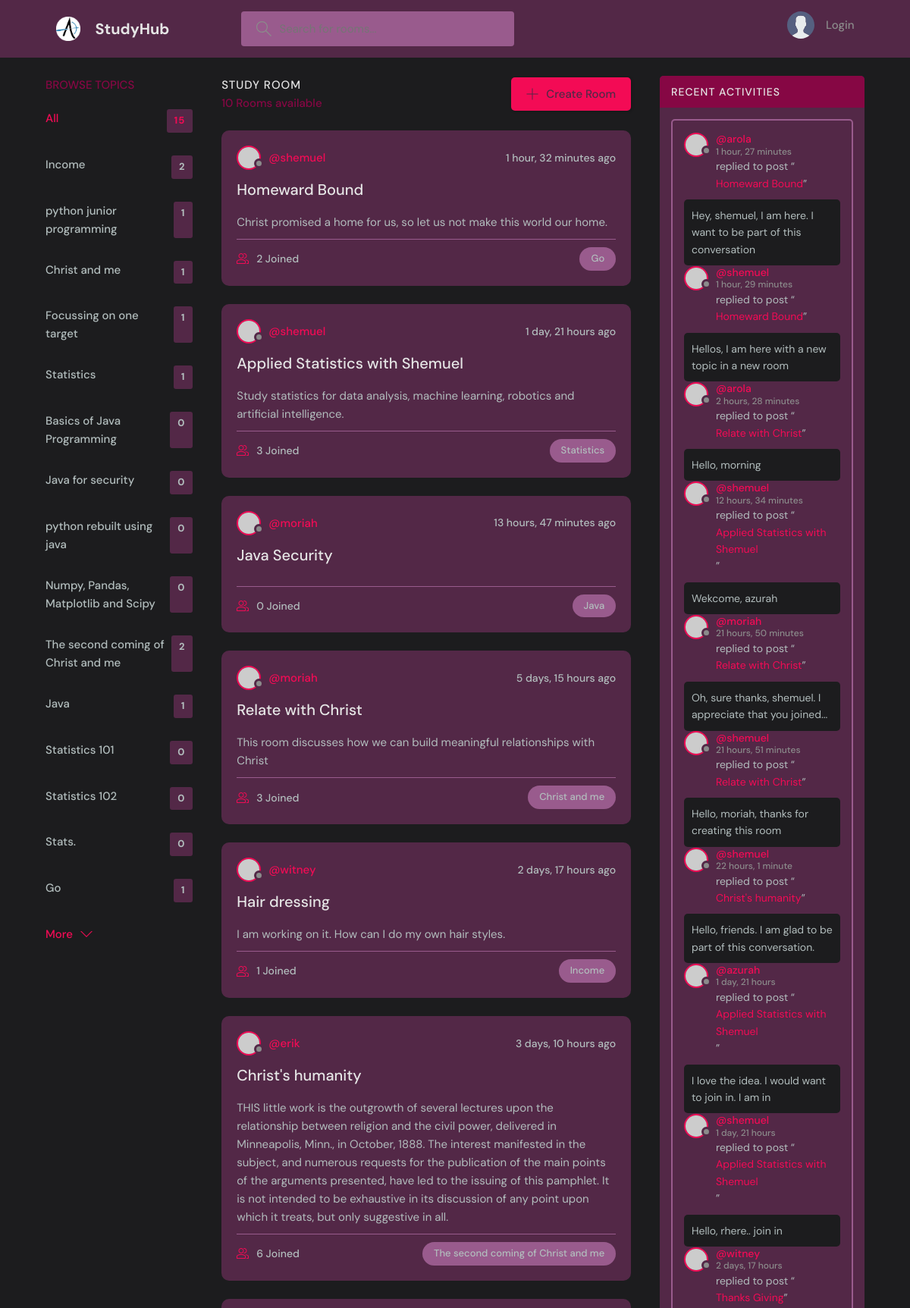
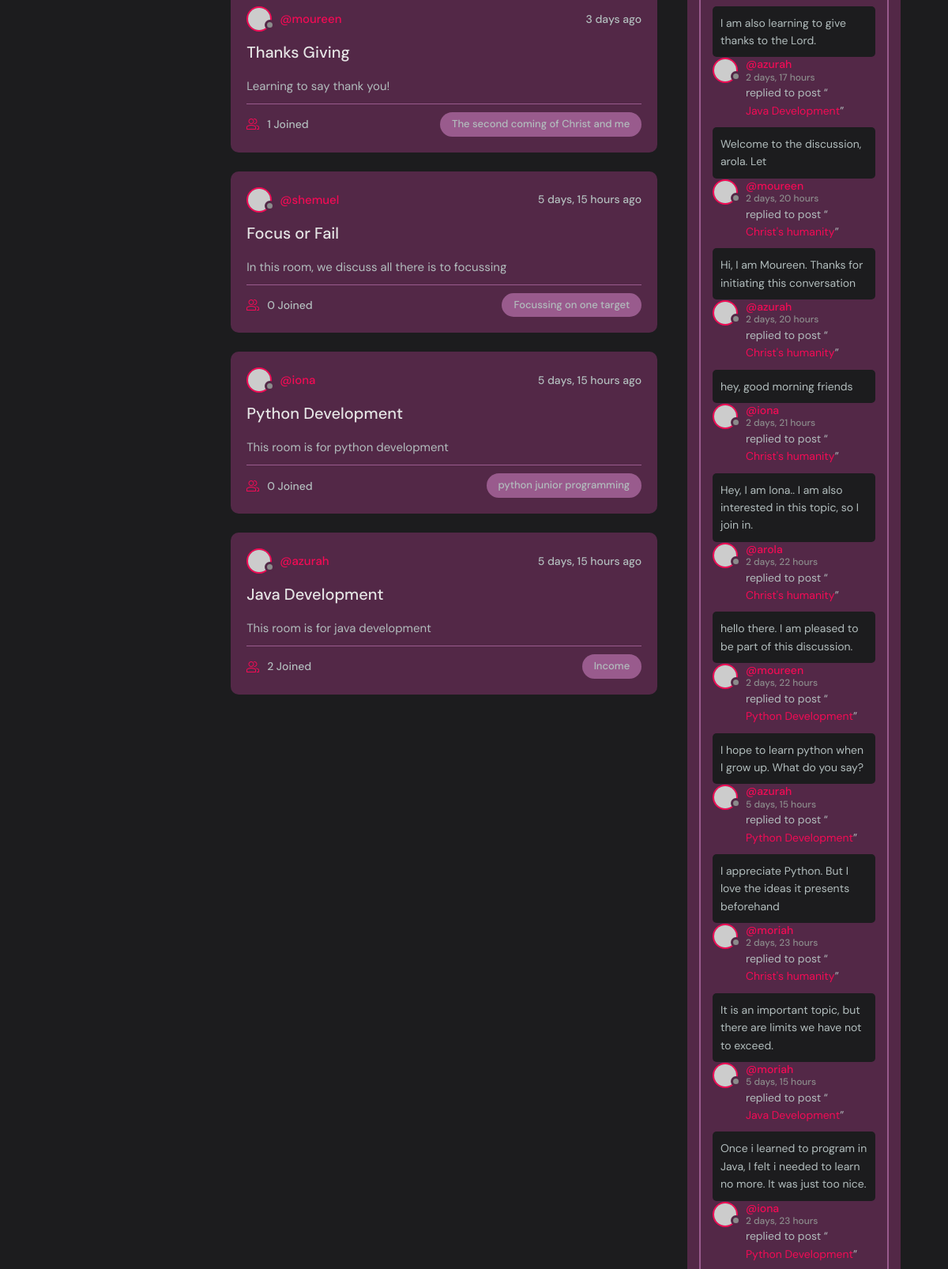
The page / (upper part) on the database its author committed (2 pictures, top to bottom).
### Rooms/models.py (models this page shows, shortened)
class Topic(models.Model):
    name=models.CharField(max_length=200)

class Room(models.Model):
    host = models.ForeignKey(User, on_delete= models.SET_NULL, null=True)
    topic = models.ForeignKey(Topic, on_delete= models.SET_NULL, null=True)
    description = models.TextField(null=True, blank=True) # description of the room
    name = models.CharField(max_length=200) # name of the room
    created = models.DateTimeField(auto_now_add=True) # created once
    updated= models.DateTimeField(auto_now=True) # changed
    participants = models.ManyToManyField(User, related_name='participants', blank=True)
    class Meta:
        ordering = ['-updated', '-created'] # ordered based on those fields
    def __str__(self):
        return str(self.name)

class Post(models.Model): # messages model
    author = models.ForeignKey(User, on_delete=models.CASCADE)
    room = models.ForeignKey(Room, on_delete=models.CASCADE)
    body = models.TextField()
    created_on= models.DateTimeField(auto_now_add=True) # date post created
    updated_on= models.DateTimeField(auto_now=True) # date last edited
    class Meta:
        ordering = ['-updated_on', '-created_on'] # ordered based on those fields

### Rooms/views.py (the view)
# urls.py: path('',views.home, name='home'),
def home(request):
    topics = Topic.objects.all() # query all topics from db
    q = request.GET.get('q') if request.GET.get('q')!=None else ''
    rooms = Room.objects.filter(
        Q(topic__name__icontains = q) |
        Q(name__icontains = q) | # room name
        Q(description__icontains = q) # room description
    )
    posts = Post.objects.all().filter(Q(room__topic__name__icontains=q)) # get all posts.. can filter here
    roomcount = rooms.count() # get total rooms
    topiccount = topics.count() # get total topics
    context = {
        'allrooms':rooms,
        'alltopics':topics,
        'roomcount':roomcount,
        'topiccount':topiccount,
        'posts':posts}
    return render(request, 'Rooms/home.html', context)

### Rooms/templates/Rooms/home.html (shortened to what this page needs)
{% extends 'parent_hub/base.html' %}
{% block content %}
<main class="layout layout--3">
    <div class="container">
        <div>
            {% include 'Rooms/topics_feed.html' %}
        </div>
        <div class="topics-view-main">
            <div class="roomList__header">
                <div>
                  <h2>Study Room</h2>
                  <p>{{roomcount}} Rooms available</p>
                </div>
                <a class="btn btn--main" href="{% url 'room-create' %}">
                  <svg version="1.1" xmlns="http://www.w3.org/2000/svg" width="32" height="32" viewBox="0 0 32 32">
                    <title>add</title>
                    <path
                      d="M16.943 0.943h-1.885v14.115h-14.115v1.885h14.115v14.115h1.885v-14.115h14.115v-1.885h-14.115v-14.115z"
                    ></path>
                  </svg>
                  Create Room
                </a>
            </div>
            {% include 'Rooms/rooms_feed.html' %}
        </div>
        <div class="activity-feed-sidebar">
          {% include 'Rooms/activity_feed.html' %}
        </div>
    </div>
</main>
{% endblock %}

### Rooms/templates/Rooms/topics_feed.html
<div class="topics">
    <div class="topics__header">
      <h2>Browse Topics</h2>
    </div>
    <ul class="topics__list">
      <li>
        <a href="{% url 'home' %}" class="active">All <span>{{topiccount}}</span></a>
      </li>
      {% for topic in alltopics %}
      <li>
        <a href="{% url 'home' %}?q={{topic.name}}">{{topic.name}} <span>
            {{topic.room_set.all.count}}</span></a>
      </li>
      {% endfor %}
    </ul>
    <a class="btn btn--link" href="topics.html">
      More
      <svg version="1.1" xmlns="http://www.w3.org/2000/svg" width="32" height="32" viewBox="0 0 32 32">
        <title>chevron-down</title>
        <path d="M16 21l-13-13h-3l16 16 16-16h-3l-13 13z"></path>
      </svg>
    </a>
</div>

### Rooms/templates/Rooms/rooms_feed.html (shortened to what this page needs)
  {% load static %}
  <div class="roomList">
    {% for room in allrooms %}
    <div class="roomListRoom">
      <div class="roomListRoom__header">
        <a href="{% url 'user-profile' room.host.id %}" class="roomListRoom__author">
          <div class="avatar avatar--small">
            <img src="https://randomuser.me/api/portraits/women/11.jpg" />
          </div>
          <span>@{{room.host.username}}</span>
        </a>
        <div class="roomListRoom__actions">
          <span>{{room.created|timesince}} ago</span>
        </div>
      </div>
      <div class="roomListRoom__content">
        <a href="{% url 'room' room.id %}">{{room.name}}</a>
        <p>
          {{room.description}}
        </p>
      </div>
      <div class="roomListRoom__meta">
        <a href="{% url 'room' room.id %}" class="roomListRoom__joined">
          {{room.participants.all.count}} Joined
        </a>
        <p class="roomListRoom__topic">{{room.topic.name}}</p>
      </div>
    </div>
    {% endfor %}
  </div>

### Rooms/templates/Rooms/activity_feed.html (shortened to what this page needs)
<div class="activities">
  <div class="activities__header">
    <h2>Recent Activities</h2>
  </div>
  <div class="activities__box">
    {% for post in posts %}
    <div class="activities__boxHeader roomListRoom__header">
      <a href="{% url 'user-profile' post.author.id %}" class="roomListRoom__author">
        <div class="avatar avatar--small">
          <img src="https://randomuser.me/api/portraits/women/11.jpg" />
        </div>
        <p>@{{post.author}}<span>{{post.created_on|timesince}}</span></p>
      </a>
    </div>
    <div class="activities__boxContent">
      <p>replied to post “<a href="{% url 'room' post.room.id %}">{{post.room}}</a>”</p>
      <div class="activities__boxRoomContent">
        {{post.body}}
    </div>
  </div>
  {% endfor %}
</div>

### rows shown on the page
Topic: name "Income", room_set.all.count "2"
Topic: name "python junior programming", room_set.all.count "1"
Topic: name "Christ and me", room_set.all.count "1"
Topic: name "Focussing on one target", room_set.all.count "1"
Topic: name "Statistics", room_set.all.count "1"
Topic: name "Basics of Java Programming", room_set.all.count "0"
Topic: name "Java for security", room_set.all.count "0"
Topic: name "python rebuilt using java", room_set.all.count "0"
Topic: name "Numpy, Pandas, Matplotlib and Scipy", room_set.all.count "0"
Topic: name "The second coming of Christ and me", room_set.all.count "2"
Topic: name "Java", room_set.all.count "1"
Topic: name "Statistics 101", room_set.all.count "0"
Topic: name "Statistics 102", room_set.all.count "0"
Topic: name "Stats.", room_set.all.count "0"
Topic: name "Go", room_set.all.count "1"
Room: host.username "shemuel", created "1 hour, 32 minutes", name "Homeward Bound", description "Christ promised a home for us, so let us not make this world our home.", participants.all.count "2", topic.name "Go"
Room: host.username "shemuel", created "1 day, 21 hours", name "Applied Statistics with Shemuel", description "Study statistics for data analysis, machine learning, robotics and artificial intelligence.", participants.all.count "3", topic.name "Statistics"
Room: host.username "moriah", created "13 hours, 47 minutes", name "Java Security", participants.all.count "0", topic.name "Java"
Room: host.username "moriah", created "5 days, 15 hours", name "Relate with Christ", description "This room discusses how we can build meaningful relationships with Christ", participants.all.count "3", topic.name "Christ and me"
Room: host.username "witney", created "2 days, 17 hours", name "Hair dressing", description "I am working on it. How can I do my own hair styles.", participants.all.count "1", topic.name "Income"
Room: host.username "erik", created "3 days, 10 hours", name "Christ's humanity", description "THIS little work is the outgrowth of several lectures upon the relationship between religion and the civil power, delivered in Minneapolis, Minn., in October, 1888. The interest manifested in the subject, and numerous requests for the publication of the main points of the arguments presented, have led to the issuing of this pamphlet. It is not intended to be exhaustive in its discussion of any point upon which it treats, but only suggestive in all.", participants.all.count "6", topic.name "The second coming of Christ and me"
Room: host.username "moureen", created "3 days", name "Thanks Giving", description "Learning to say thank you!", participants.all.count "1", topic.name "The second coming of Christ and me"
Room: host.username "shemuel", created "5 days, 15 hours", name "Focus or Fail", description "In this room, we discuss all there is to focussing", participants.all.count "0", topic.name "Focussing on one target"
Room: host.username "iona", created "5 days, 15 hours", name "Python Development", description "This room is for python development", participants.all.count "0", topic.name "python junior programming"
Room: host.username "azurah", created "5 days, 15 hours", name "Java Development", description "This room is for java development", participants.all.count "2", topic.name "Income"
Post: author "arola", created_on "1 hour, 27 minutes", room "Homeward Bound", body "Hey, shemuel, I am here. I want to be part of this conversation"
Post: author "shemuel", created_on "1 hour, 29 minutes", room "Homeward Bound", body "Hellos, I am here with a new topic in a new room"
Post: author "arola", created_on "2 hours, 28 minutes", room "Relate with Christ", body "Hello, morning"
Post: author "shemuel", created_on "12 hours, 34 minutes", room "Applied Statistics with Shemuel", body "Wekcome, azurah"
Post: author "moriah", created_on "21 hours, 50 minutes", room "Relate with Christ", body "Oh, sure thanks, shemuel. I appreciate that you joined..."
Post: author "shemuel", created_on "21 hours, 51 minutes", room "Relate with Christ", body "Hello, moriah, thanks for creating this room"
Post: author "shemuel", created_on "22 hours, 1 minute", room "Christ's humanity", body "Hello, friends. I am glad to be part of this conversation."
Post: author "azurah", created_on "1 day, 21 hours", room "Applied Statistics with Shemuel", body "I love the idea. I would want to join in. I am in"
Post: author "shemuel", created_on "1 day, 21 hours", room "Applied Statistics with Shemuel", body "Hello, rhere.. join in"
Post: author "witney", created_on "2 days, 17 hours", room "Thanks Giving", body "I am also learning to give thanks to the Lord."
Post: author "azurah", created_on "2 days, 17 hours", room "Java Development", body "Welcome to the discussion, arola. Let"
Post: author "moureen", created_on "2 days, 20 hours", room "Christ's humanity", body "Hi, I am Moureen. Thanks for initiating this conversation"
Post: author "azurah", created_on "2 days, 20 hours", room "Christ's humanity", body "hey, good morning friends"
Post: author "iona", created_on "2 days, 21 hours", room "Christ's humanity", body "Hey, I am Iona.. I am also interested in this topic, so I join in."
Post: author "arola", created_on "2 days, 22 hours", room "Christ's humanity", body "hello there. I am pleased to be part of this discussion."
Post: author "moureen", created_on "2 days, 22 hours", room "Python Development", body "I hope to learn python when I grow up. What do you say?"
Post: author "azurah", created_on "5 days, 15 hours", room "Python Development", body "I appreciate Python. But I love the ideas it presents beforehand"
Post: author "moriah", created_on "2 days, 23 hours", room "Christ's humanity", body "It is an important topic, but there are limits we have not to exceed."
Post: author "moriah", created_on "5 days, 15 hours", room "Java Development", body "Once i learned to program in Java, I felt i needed to learn no more. It was just too nice."
Post: author "iona", created_on "2 days, 23 hours", room "Python Development"

### other values the page prints
{{ topiccount }} "15"
{{ roomcount }} "10"
